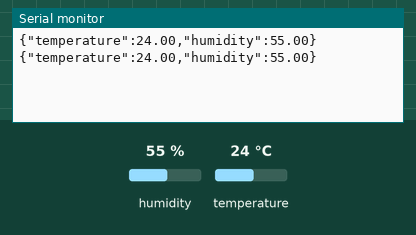
This sketch was run on a simulated Arduino Uno, built with avr-gcc and run on an emulated ATmega328P. Shown: the last lines printed to the serial monitor. The inputs (shaded band) are chosen by the test bench; at power-on: humidity 55 %, temperature 24 °C.

Above: at 5.8 s.
5.9 s: humidity set to 22 %
At 10.7 s:
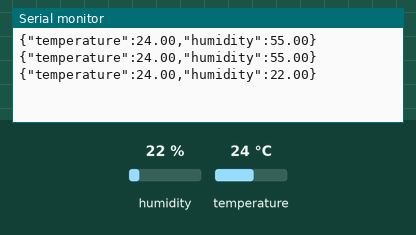
11.9 s: temperature set to 12 °C
At 15.9 s:
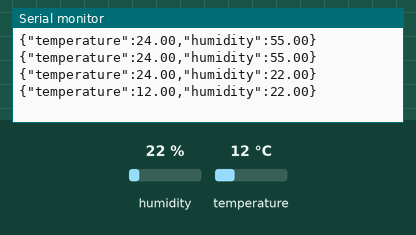
17.9 s: humidity set to 40 %
At 21.1 s:
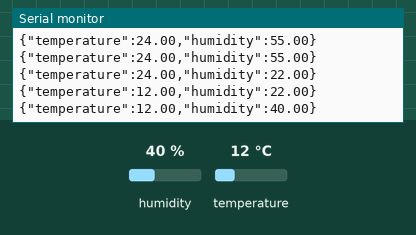
Timing chart, 0 to 22.6 s (numbered marks = the images above; inputs shaded):
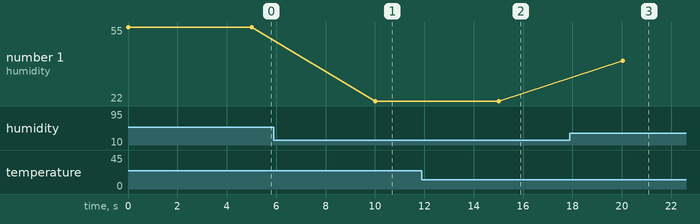

Measured:
- after the input at 5.9 s, the serial monitor: prints a new line after 4.1 s (image 1)
- after the input at 11.9 s, the serial monitor: prints a new line after 3.1 s (image 2)
- after the input at 17.9 s, the serial monitor: prints a new line after 2.1 s (image 3)
- plotted number 1: 55 → 22 after the input at 5.9 s, 22 → 40 after the input at 17.9 s

The sketch:

sketch.ino
```cpp
#include <DHT.h>

#define DHTPIN 2        // DHT22 DATA connected to Digital Pin 2
#define DHTTYPE DHT22   // Sensor type

DHT dht(DHTPIN, DHTTYPE);

void setup() {
  Serial.begin(9600);
  dht.begin();
}

void loop() {
  float humidity = dht.readHumidity();
  float temperature = dht.readTemperature();

  if (isnan(humidity) || isnan(temperature)) {
    Serial.println("Sensor error");
  }
  else {
    Serial.print("{\"temperature\":");
    Serial.print(temperature);
    Serial.print(",\"humidity\":");
    Serial.print(humidity);
    Serial.println("}");
  }

  delay(5000);  // Wait 5 seconds
}
```
